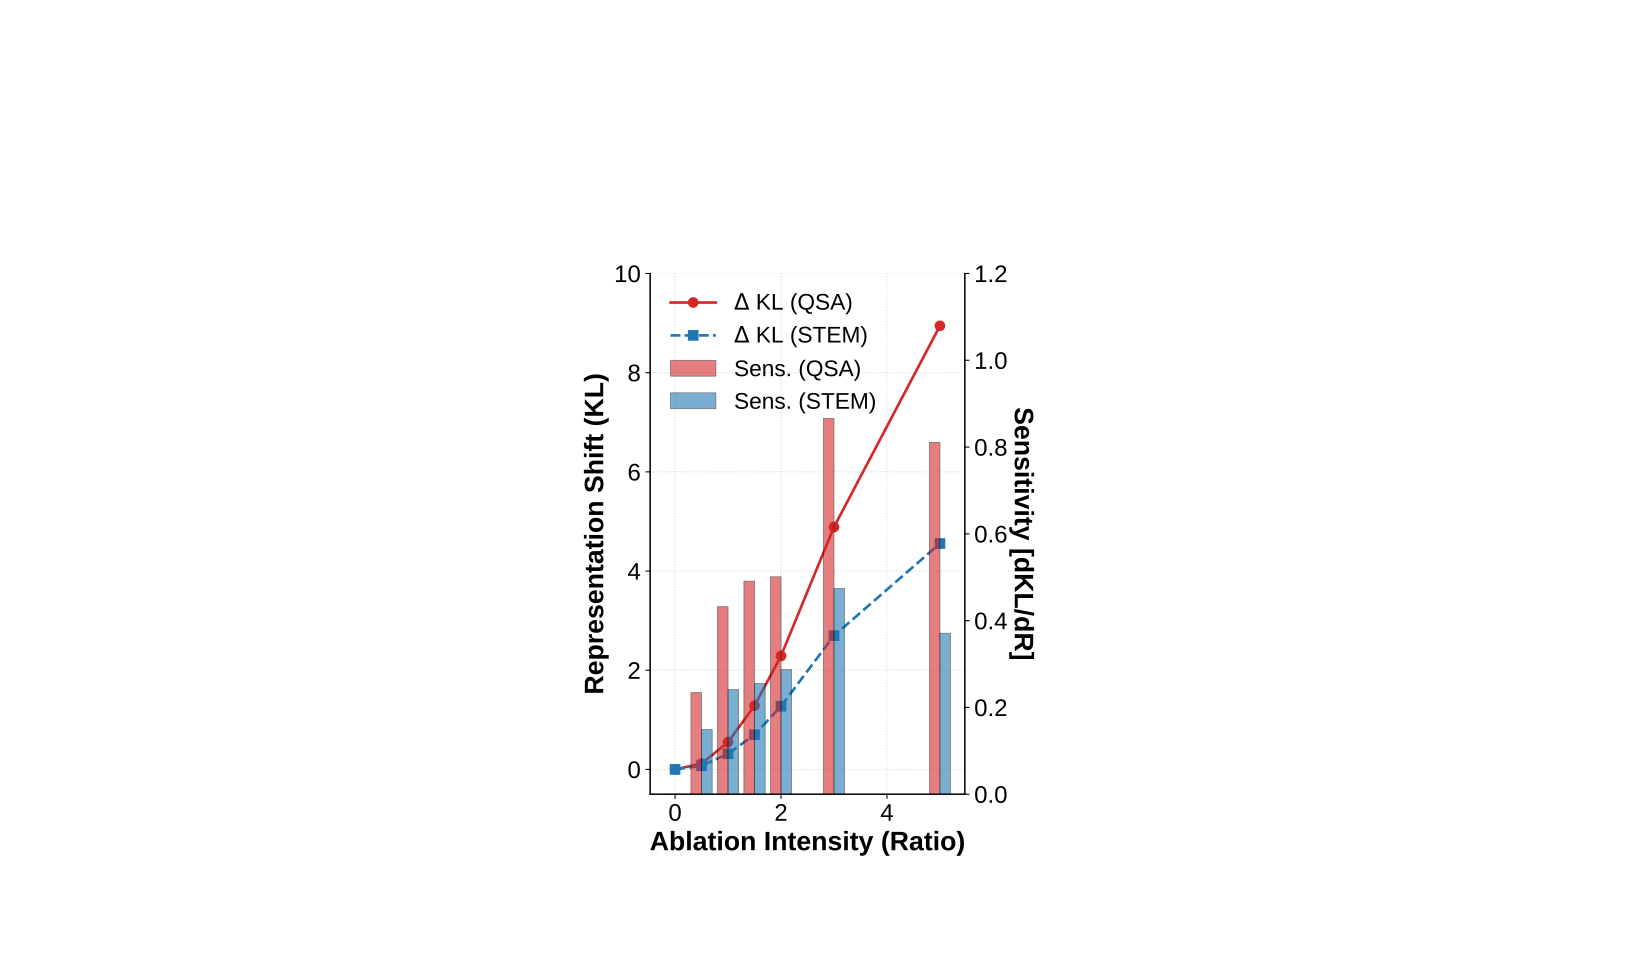

Source code (Python):
import pandas as pd
import matplotlib.pyplot as plt
import seaborn as sns
import numpy as np

# ============================ 1. 绘图超参数配置 ============================
FONT_SIZE_LABEL = 20      # 轴标签字体大小
FONT_SIZE_TICK = 18      # 刻度字体大小
FONT_SIZE_LEGEND = 17     # 图例字体大小
LINE_WIDTH = 2.0          # 线条宽度
MARKER_SIZE = 7           # 标记点大小
BAR_ALPHA = 0.6           # 柱状图透明度（增加对比度）
BAR_WIDTH = 0.2          # 柱状图宽度
COLOR_QSA = '#D62728'     # QSA 专用红
COLOR_STEM = '#1F77B4'    # STEM 专用蓝

# ============================ 2. 数据准备 ============================
data = {
    'Ratio': [0, 0.5, 1, 1.5, 2, 3, 5],
    'QSA_KL': [-0.00019, 0.1169, 0.549, 1.285, 2.289, 4.888, 8.945],
    'QSA_Sensitivity': [-0.00019, 0.234, 0.432, 0.491, 0.501, 0.866, 0.811],
    'STEM_KL': [-0.0004, 0.074, 0.315, 0.699, 1.274, 2.697, 4.555],
    'STEM_Sensitivity': [-0.0004, 0.149, 0.241, 0.255, 0.287, 0.474, 0.371]
}
df = pd.DataFrame(data)

# ============================ 3. 核心绘图逻辑 ============================
# 设置学术风格
plt.rcParams.update({
    'font.family': 'sans-serif',
    'font.sans-serif': ['Arial', 'Helvetica', 'DejaVu Sans'],
    'svg.fonttype': 'none',
    'axes.unicode_minus': False
})

fig, ax1 = plt.subplots(figsize=(6, 6))

# --- 绘制 KL 散度 (左轴：折线图) ---
lns1 = ax1.plot(df['Ratio'], df['QSA_KL'], color=COLOR_QSA, marker='o', 
                markersize=MARKER_SIZE, linewidth=LINE_WIDTH, label='$\Delta$ KL (QSA)')
lns2 = ax1.plot(df['Ratio'], df['STEM_KL'], color=COLOR_STEM, marker='s', 
                markersize=MARKER_SIZE, linewidth=LINE_WIDTH, linestyle='--', label='$\Delta$ KL (STEM)')

ax1.set_xlabel('Ablation Intensity (Ratio)', fontsize=FONT_SIZE_LABEL, fontweight='bold')
ax1.set_ylabel('Representation Shift (KL)', fontsize=FONT_SIZE_LABEL, fontweight='bold')
ax1.tick_params(axis='both', labelsize=FONT_SIZE_TICK)
ax1.set_ylim(-0.5, 10)
ax1.grid(True, linestyle=':', alpha=0.5)

# --- 绘制 敏感度比值 (右轴：高对比度柱状图) ---
ax2 = ax1.twinx()
# QSA 柱状图
ax2.bar(df['Ratio'] - BAR_WIDTH/2, df['QSA_Sensitivity'], width=BAR_WIDTH, 
        color=COLOR_QSA, alpha=BAR_ALPHA, edgecolor='black', linewidth=0.5, label='Sens. (QSA)')
# STEM 柱状图
ax2.bar(df['Ratio'] + BAR_WIDTH/2, df['STEM_Sensitivity'], width=BAR_WIDTH, 
        color=COLOR_STEM, alpha=BAR_ALPHA, edgecolor='black', linewidth=0.5, label='Sens. (STEM)')

ax2.set_ylabel('Sensitivity [dKL/dR]', fontsize=FONT_SIZE_LABEL, fontweight='bold', rotation=270, labelpad=20)
ax2.tick_params(axis='y', labelsize=FONT_SIZE_TICK)
ax2.set_ylim(0, 1.2)

# --- 图例与边框美化 ---
# 合并图例并放置
lines, labels = ax1.get_legend_handles_labels()
bars, bar_labels = ax2.get_legend_handles_labels()
ax1.legend(lines + bars, labels + bar_labels, loc='upper left', frameon=False, 
           fontsize=FONT_SIZE_LEGEND, ncol=1)

# 移除上方边框，保留右侧轴
sns.despine(top=True, right=False)

# ============================ 4. 导出 SVG ============================
plt.tight_layout()
plt.savefig("Causal_Ablation_Nature_Style.svg", format='svg', bbox_inches='tight')
plt.show()

print("✅ 超参数化 SVG 矢量图已生成。")
